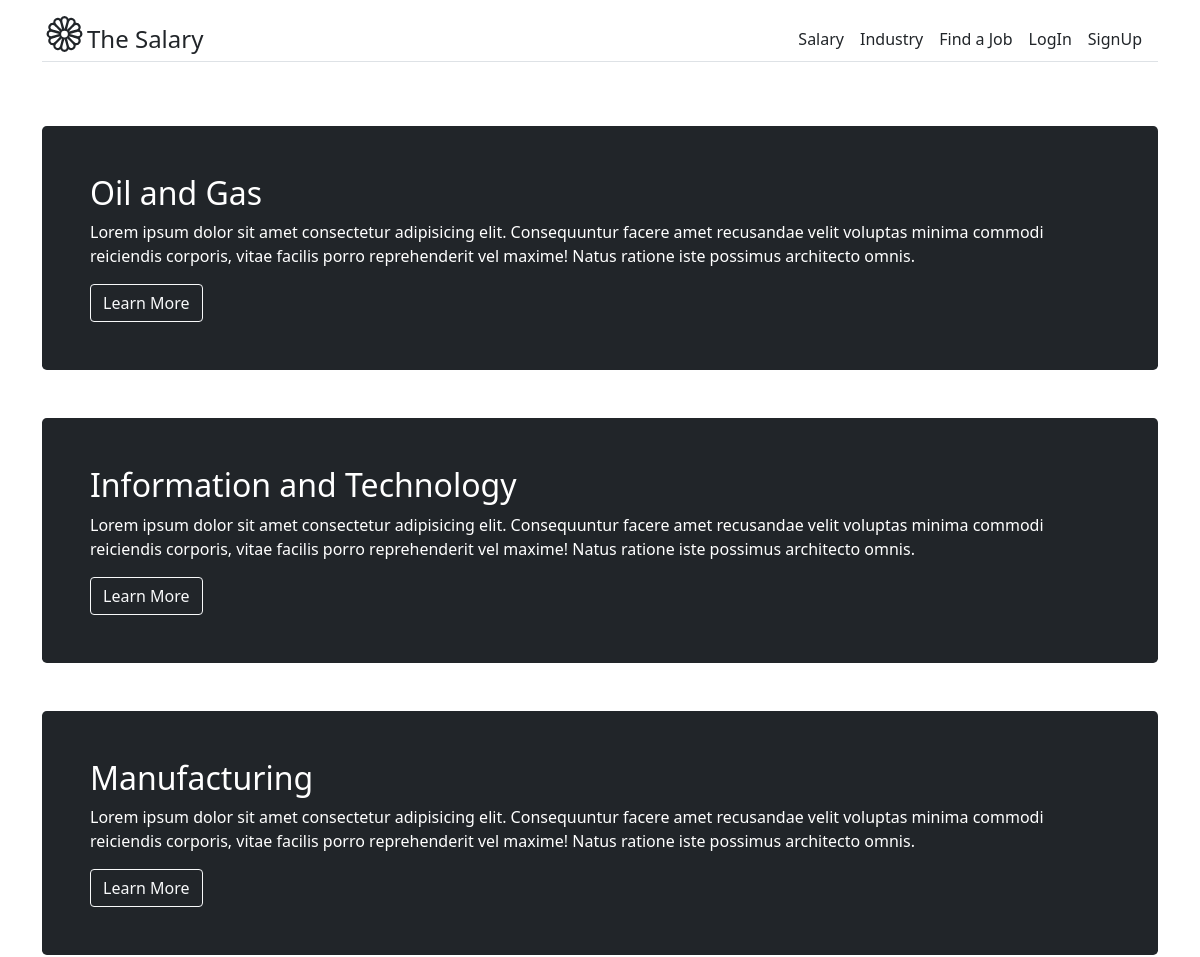
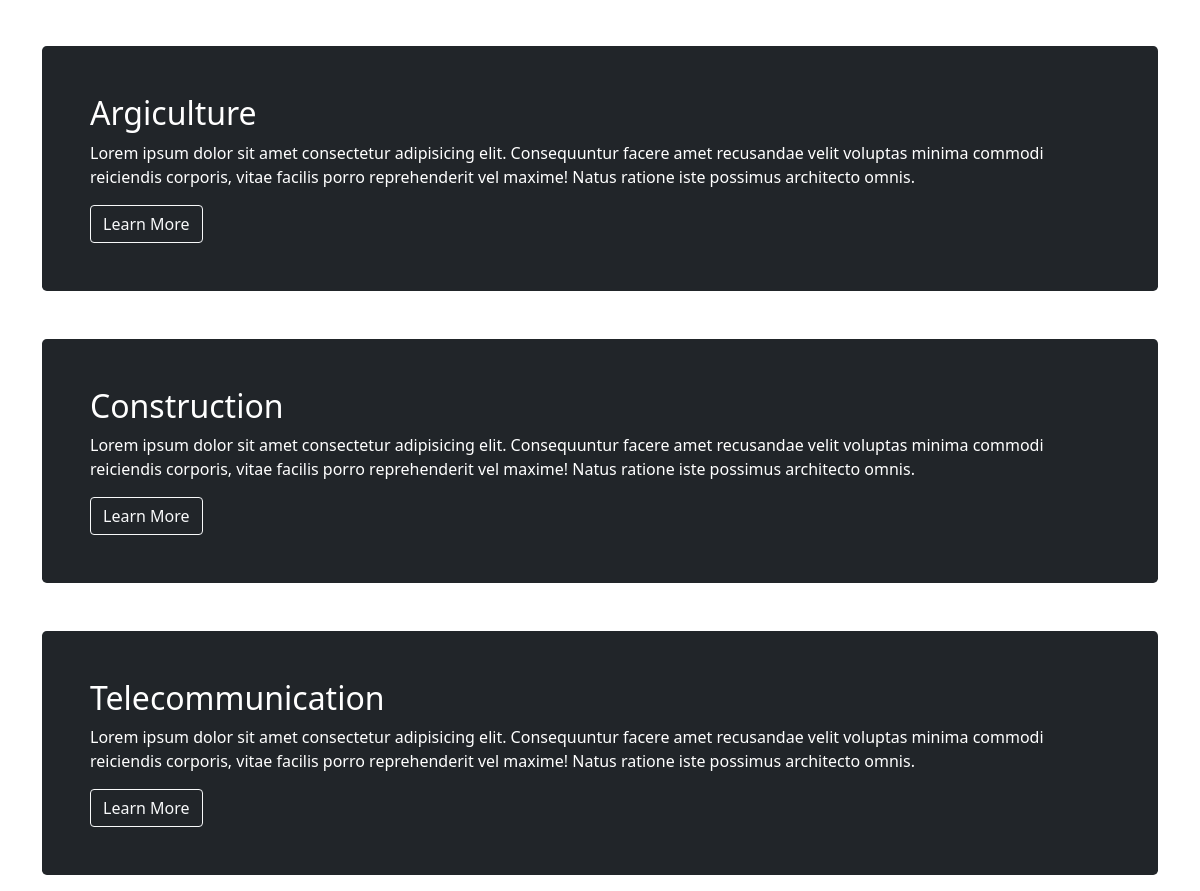
Page /salary/industry/ on the committed database (2 pictures, top to bottom).
### salary/models.py (models this page shows)
class Industry(models.Model):
    industry                    = models.CharField(max_length=30, unique=True)
    class Meta:
        verbose_name            = 'Industy'
        verbose_name_plural     = 'Industries'
    def __repr__(self):
        return self.industry
    def __str__(self):
        return self.__repr__()

### salary/views.py (the view)
# urls.py: path('industry/', IndustryListPage.as_view(), name='industry_page'),
class IndustryListPage(ListView):
    template_name = 'industry/industry_page.html'
    queryset = Industry.objects.all()
    context_object_name = 'industries'

### templates/industry/industry_page.html (shortened to what this page needs)
{% extends 'base.html' %}
{% block content %}
<div class="container">
    {% for industry in industries %}
    <div class="h-100 p-5 mb-3 mt-5 text-white bg-dark rounded-3">
        <h2>{{industry}}</h2>
        <p>Lorem ipsum dolor sit amet consectetur adipisicing elit.
            Consequuntur facere amet recusandae velit voluptas minima commodi
            reiciendis corporis, vitae facilis porro reprehenderit vel maxime!
            Natus ratione iste possimus architecto omnis.</p>
        <button class="btn btn-outline-light" type="button">Learn More</button>
    </div>
    {% endfor %}
</div>
{% endblock %}

### rows in the picture
Industry: industry "Oil and Gas"
Industry: industry "Information and Technology"
Industry: industry "Manufacturing"
Industry: industry "Argiculture"
Industry: industry "Construction"
Industry: industry "Telecommunication"
